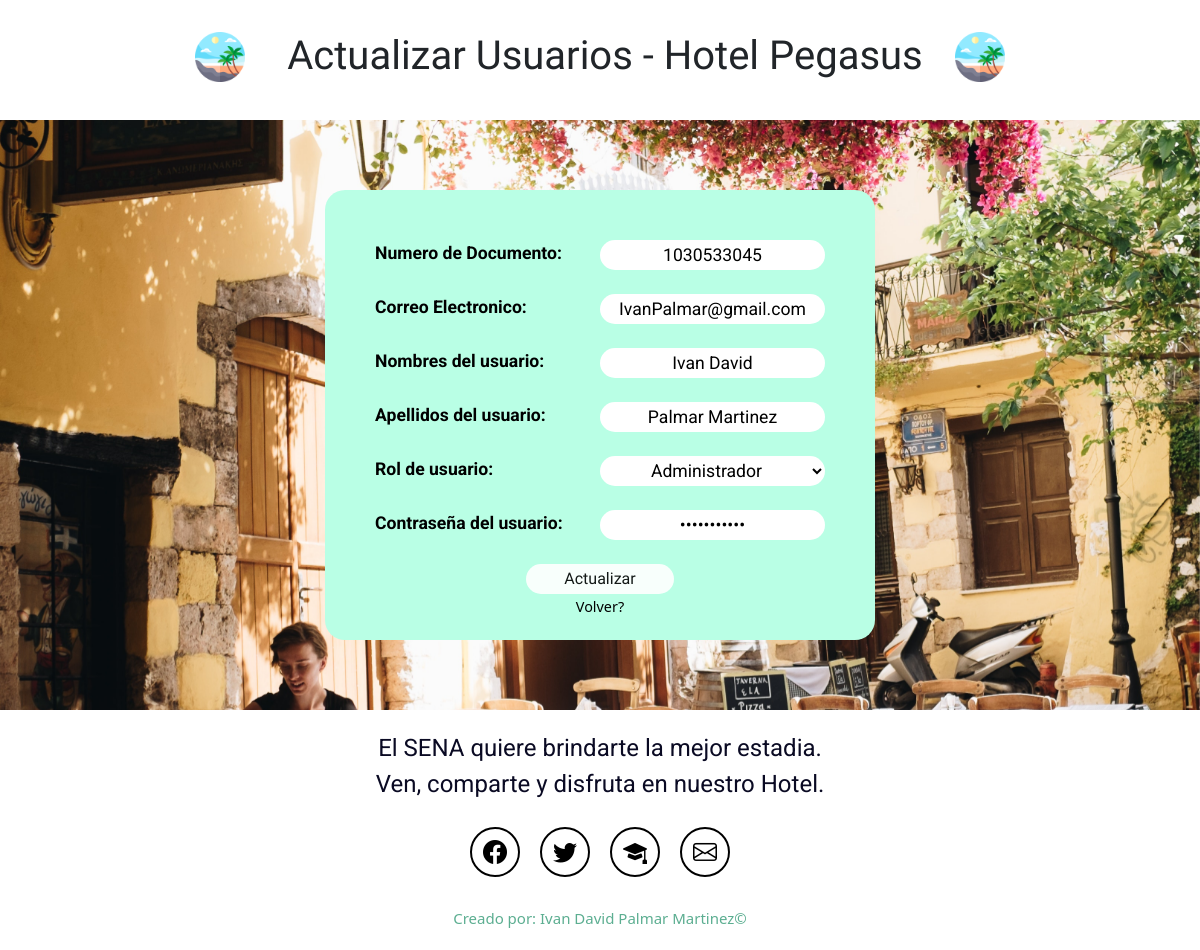
Page /gestion/actualizaUsu/1030533045 on the committed database.
### usuariosGestion/models.py (models this page shows)
class tb_usuarios(models.Model):
    numeroDocumento_cli = models.CharField(primary_key = True,max_length=11, default="", verbose_name="Numero de Documento")
    correoElectronico_clI = models.EmailField(max_length=254, default="", verbose_name="Correo Electronico")
    nombres_cli = models.CharField(max_length=50, default="", verbose_name="Nombres Del usuario")
    apellidos_cli = models.CharField(max_length=50,default="", verbose_name="Apellidos del usuario")
    contrasena_cli = models.CharField(max_length=50, default="", verbose_name="Contraseña del usuario")
    codigo_tpD = models.ForeignKey(tb_tpDocumento, default=1, verbose_name="Codigo del tipo de documento", on_delete=models.CASCADE)
    codigo_rl = models.ForeignKey(tb_rol,default=1, verbose_name="Codigo de rol", on_delete=models.CASCADE)

class tb_rol(models.Model):
    codigo_rl = models.IntegerField(primary_key=True, verbose_name="Codigo del rol")
    tipo_rl = models.CharField(max_length=50, verbose_name="Tipo de rol")
    def __str__(self):
        return f'{self.codigo_rl}'

### usuariosGestion/views.py (the view)
# urls.py: path('actualizaUsu/<numeroDoc>',actualizaUsu),
def actualizaUsu(request,numeroDoc):
    usuario = tb_usuarios.objects.get(numeroDocumento_cli=numeroDoc)
    rol = tb_rol.objects.all()
    contexto = {
        'usuario':usuario,
        'rol':rol
    }
    return render(request,'actualizaUsu.html',contexto)

### templates/actualizaUsu.html (shortened to what this page needs)
{% load static %}
<!DOCTYPE html>
<html lang="es">
<head>
    <link href="https://cdn.jsdelivr.net/npm/bootstrap@5.3.0/dist/css/bootstrap.min.css" rel="stylesheet">
    <link rel="stylesheet" href="https://cdn.jsdelivr.net/npm/bootstrap-icons@1.10.5/font/bootstrap-icons.css">
    <link rel="stylesheet" href="{% static 'css/actualizarUsuario.css' %}">
</head>
<body>
    <header>
        <div class="logoIzquierdo">
            <img src="{% static 'img/playa.png' %}" alt="logoIzquierda">
        </div>
        <h1 class="tituloEncabezado">Actualizar Usuarios - Hotel Pegasus</h1>
        <div class="logoIzquierdo">
            <img src="{% static 'img/playa.png' %}" alt="logoIzquierda">
        </div>
    </header>
    <section class="formRegistro">
        <form class="container contenedor" method="POST" action='actualizarUsuario/'>{% csrf_token %}
            <div class="campo">
                <label for="numeroDoc">Numero de Documento:</label>
                <input type="text" name="numeroDoc" id="campoDeshabilitado" value="{{usuario.numeroDocumento_cli}}" required>
            </div>
            <br>
            <div class="campo">
                <label for="email">Correo Electronico: </label>
                <input type="email" name="email" id="email" value="{{usuario.correoElectronico_clI}}" required>
            </div>
            <br>
            <div class="campo">
                <label for="nombres_cli">Nombres del usuario:</label>
                <input type="text" name="nombre_cli" id="nombre_cli" value="{{usuario.nombres_cli}}" required>
            </div>
            <br>
            <div class="campo">
                <label for="apellido">Apellidos del usuario:</label>
                <input type="text" name="apellido" id="apellido" value="{{usuario.apellidos_cli}}" required>
            </div>
            <br>
            <div class="campo">
                <label for="rol">Rol de usuario:</label>
                <select class="input" name="rol" id="rol" required>
                    <option value="{{usuario.codigo_rl}}">{{usuario.codigo_rl.tipo_rl}}</option>
                </select>
            </div>
            <br>
            <div class="campo">
                <label for="contrasena">Contraseña del usuario:</label>
                <input type="password" name="contrasena" id="contrasena" value="{{usuario.contrasena_cli}}" required>
            </div>
            <br>
            <input class="boton" type="submit" value="Actualizar">
            <br>
            <a href="home">Volver?</a>
            <br>
        </form>
    </section>
     <footer class="d-flex flex-column align-items-center justify-content-center">
        <p class="footer-texto text-center">El SENA quiere brindarte la mejor estadia.
            <br>Ven, comparte y disfruta en nuestro Hotel.</p>
        <div class="iconos-redes-sociales d-flex flex-wrap align-items-center justify-content-center">
            <a href="https://web.facebook.com/sena.soacha/?locale=es_LA&_rdc=1&_rdr" target="_blank" rel="noopener noreferrer">
                <i class="bi bi-facebook"></i>
            </a>
            <a href="https://twitter.com/SENASoacha?ref_src=twsrc%5Egoogle%7Ctwcamp%5Eserp%7Ctwgr%5Eauthor" target="_blank" rel="noopener noreferrer">
                <i class="bi bi-twitter"></i>
            </a>
            <a href="https://senasoachacide.blogspot.com/" target="_blank" rel="noopener noreferrer">
                <i class="bi bi-mortarboard-fill"></i>
            </a>
            <a href="mailto:servicioalciudadano@sena.edu.co " target="_blank" rel="noopener noreferrer">
                <i class="bi bi-envelope"></i>
            </a>
        </div>
        <div class="derechos-de-autor">Creado por: Ivan David Palmar Martinez&#169;</div>
    </footer>
</body>
</html>

### crudProyecto/static/css/actualizarUsuario.css (style rules this page uses)
section { display: flex; flex-direction: column; align-items: center; justify-content: center; }
h1 { font-size: 2.5rem; font-family: 'Oswald', sans-serif; }
header { display: flex; justify-content: center; height: 120px; }
header .tituloEncabezado { align-self: center; margin-left: 10px; }
header .logoIzquierdo { width: -100%; padding: 32px; }
.logoIzquierdo img { width: 50px; height: 50px; }
.formRegistro { padding: 70px; background-image: url('../img/sRestaurante.jpg'); background-size: cover; background-repeat: no-repeat; background-attachment: fixed; }
.contenedor { width: 550px; height: 450px; padding: 10px; padding-top: 50px; background-color: #b9ffe5; color: black; max-width: 600px; text-align: center; border-radius: 20px; }
.formRegistro .campo { width: 100%; display: flex; flex-direction: row; justify-content: space-between; font-family: 'Roboto', sans-serif; padding: 0px 40px 0px 40px; font-size: 1.1rem; }
.campo label { width: 50%; text-align: start; font-weight: bold; }
.campo input, .campo select { width: 50%; text-align: center; background-color: white; height: 30px; border: none; border-radius: 20px; }
.formRegistro .boton { width: 28%; height: 30px; background-color: white; color: #000; font-family: 'Oswald', sans-serif; border: none; border-radius: 20px; opacity: 0.9; }
.formRegistro a { text-decoration: none; font-size: 0.9rem; color: black; }
footer { min-height: 200px; color: #0a0a23; background-color: white; }
.footer-texto { font-size: 1.5rem; padding: 20px; margin-bottom: 15px; font-family: 'Roboto', sans-serif; }
.iconos-redes-sociales a { width: 50px; height: 50px; display: flex; align-items: center; justify-content: center; padding: 2px; margin: 10px; border: 2px solid black; border-radius: 50px; transition: all 0.2s ease-in; margin-top: -10px; }
.iconos-redes-sociales i { color: black; font-size: 1.5rem; transition: all 0.2s ease-in; }
.derechos-de-autor { text-align: center; font-size: 15px; color: rgb(92, 174, 145); padding: 20px; }

### rows in the picture
tb_usuarios: numeroDoc "1030533045", email "IvanPalmar@gmail.com", nombre_cli "Ivan David", apellido "Palmar Martinez", rol "Administrador"
